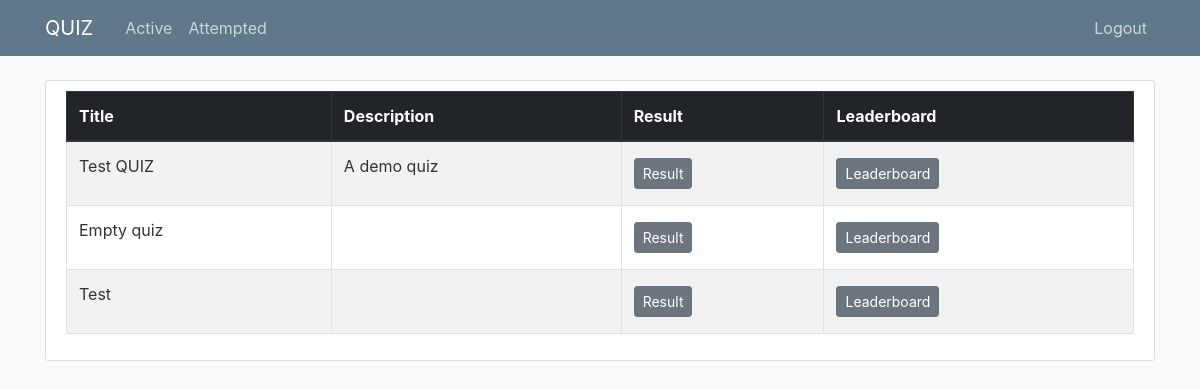
/attempted/ (signed in), run on the app's committed database.
### quiz/models.py (models this page shows, shortened)
class Questionaire(models.Model):
    title = models.CharField(max_length=100)
    description = models.CharField(max_length=500, blank=True)
    author = models.ForeignKey(User, on_delete=models.CASCADE)
    private = models.BooleanField(default=False)
    PIN = models.PositiveIntegerField(default=0)

### quiz/views.py (the view)
# urls.py: path('attempted/', views.attempted_quizzes, name='attempted-quizzes'),
@login_required
def attempted_quizzes(request):
    if request.user.quizuser.user_type != 'QT':
        raise PermissionDenied
    questionaires = get_answered_quizzes(request.user)
    return render(request, 'quiz/attempted.html', {'questionaires': questionaires, 'size': len(questionaires)})

### quiz/views.py (called while the page is built)
def get_answered_quizzes(user):
    answered_questions = user.response_set.all()
    answered_quizzes_id = set(
        [q.question.questionaire.pk for q in answered_questions])
    return [Questionaire.objects.get(pk=q) for q in answered_quizzes_id]

### quiz/templates/quiz/attempted.html
{% extends "quiz/base.html" %}
{% block content %}
{% if size == 0 %}
<h4>No quiz attempted.</h4>
{% else %}
<article class="media content-section">
  <div class="media-body">
    <div class="table-responsive">
      <table class="table table-hover table-bordered table-striped">
        <thead class="thead-dark">
          <tr>
            <th scope="col">Title</th>
            <th scope="col">Description</th>
            <th scope="col">Result</th>
            <th scope="col">Leaderboard</th>
          </tr>
        </thead>
        <tbody>
          {% for quiz in questionaires %}
          <tr>
            <td>{{ quiz.title }}</td>
            <td>{{ quiz.description }}</td>
            <td><a class="btn btn-secondary btn-sm mt-1 mb-1" href="{%url 'quiz-result' quiz.pk%}">Result</a>
            </td>
            <td><a class="btn btn-secondary btn-sm mt-1 mb-1" href="{%url 'leaderboard' quiz.pk%}">Leaderboard</a>
            </td>
          </tr>
          {% endfor %}
        </tbody>
      </table>
    </div>
  </div>
</article>
{% endif %}
{% endblock content %}

### quiz/static/quiz/main.css (style rules this page uses)
body { background: #fafafa; color: #333333; margin-top: 5rem; }
.content-section { background: #ffffff; padding: 10px 20px; border: 1px solid #dddddd; border-radius: 3px; margin-bottom: 20px; }

### data on the page
Questionaire: title "Test QUIZ", description "A demo quiz"
Questionaire: title "Empty quiz"
Questionaire: title "Test"
